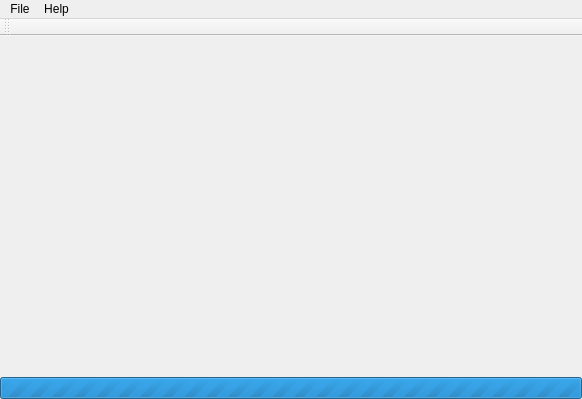
<?xml version="1.0" encoding="UTF-8"?>
<ui version="4.0">
 <class>MainWindowClass</class>
 <widget class="QMainWindow" name="MainWindowClass">
  <property name="windowModality">
   <enum>Qt::ApplicationModal</enum>
  </property>
  <property name="geometry">
   <rect>
    <x>0</x>
    <y>0</y>
    <width>582</width>
    <height>399</height>
   </rect>
  </property>
  <property name="windowTitle">
   <string>MainWindow</string>
  </property>
  <widget class="QWidget" name="mainLyaout">
   <layout class="QVBoxLayout" name="verticalLayout">
    <property name="spacing">
     <number>0</number>
    </property>
    <property name="leftMargin">
     <number>0</number>
    </property>
    <property name="topMargin">
     <number>0</number>
    </property>
    <property name="rightMargin">
     <number>0</number>
    </property>
    <property name="bottomMargin">
     <number>0</number>
    </property>
    <item>
     <layout class="QHBoxLayout" name="horizontalLayout">
      <property name="spacing">
       <number>0</number>
      </property>
      <item>
       <widget class="QWidget" name="mainLeft" native="true">
        <property name="sizePolicy">
         <sizepolicy hsizetype="Fixed" vsizetype="Preferred">
          <horstretch>0</horstretch>
          <verstretch>0</verstretch>
         </sizepolicy>
        </property>
        <property name="minimumSize">
         <size>
          <width>300</width>
          <height>0</height>
         </size>
        </property>
        <property name="maximumSize">
         <size>
          <width>400</width>
          <height>16777215</height>
         </size>
        </property>
       </widget>
      </item>
      <item>
       <widget class="QWidget" name="mainRight" native="true"/>
      </item>
     </layout>
    </item>
    <item>
     <widget class="QProgressBar" name="progressBar">
      <property name="maximum">
       <number>0</number>
      </property>
      <property name="value">
       <number>-1</number>
      </property>
      <property name="textVisible">
       <bool>false</bool>
      </property>
     </widget>
    </item>
   </layout>
  </widget>
  <widget class="QMenuBar" name="menuBar">
   <property name="geometry">
    <rect>
     <x>0</x>
     <y>0</y>
     <width>582</width>
     <height>21</height>
    </rect>
   </property>
   <widget class="QMenu" name="menuFile">
    <property name="title">
     <string>File</string>
    </property>
    <addaction name="actionSettings"/>
   </widget>
   <widget class="QMenu" name="menuHelp">
    <property name="title">
     <string>Help</string>
    </property>
   </widget>
   <addaction name="menuFile"/>
   <addaction name="menuHelp"/>
  </widget>
  <widget class="QToolBar" name="mainToolBar">
   <attribute name="toolBarArea">
    <enum>TopToolBarArea</enum>
   </attribute>
   <attribute name="toolBarBreak">
    <bool>false</bool>
   </attribute>
  </widget>
  <action name="actionSettings">
   <property name="text">
    <string>Settings</string>
   </property>
  </action>
 </widget>
 <layoutdefault spacing="6" margin="11"/>
 <resources>
  <include location="circuitpreviews.qrc"/>
 </resources>
 <connections/>
</ui>
